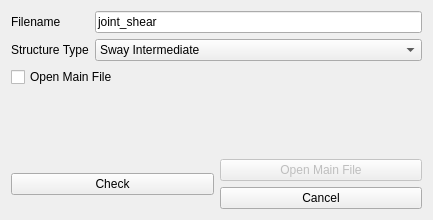
<?xml version="1.0" encoding="UTF-8"?>
<ui version="4.0">
 <class>about</class>
 <widget class="QDialog" name="about">
  <property name="windowModality">
   <enum>Qt::NonModal</enum>
  </property>
  <property name="geometry">
   <rect>
    <x>0</x>
    <y>0</y>
    <width>433</width>
    <height>220</height>
   </rect>
  </property>
  <property name="windowTitle">
   <string>Joint Shear</string>
  </property>
  <property name="windowIcon">
   <iconset resource="../../civiltools.qrc">
    <normaloff>:/civiltools/images/joint_shear.svg</normaloff>:/civiltools/images/joint_shear.svg</iconset>
  </property>
  <property name="modal">
   <bool>false</bool>
  </property>
  <layout class="QVBoxLayout" name="verticalLayout">
   <item>
    <layout class="QFormLayout" name="formLayout">
     <item row="0" column="0">
      <widget class="QLabel" name="label">
       <property name="text">
        <string>Filename</string>
       </property>
      </widget>
     </item>
     <item row="0" column="1">
      <widget class="QLineEdit" name="filename">
       <property name="text">
        <string>joint_shear</string>
       </property>
      </widget>
     </item>
     <item row="1" column="0">
      <widget class="QLabel" name="label_3">
       <property name="enabled">
        <bool>true</bool>
       </property>
       <property name="text">
        <string>Structure Type</string>
       </property>
      </widget>
     </item>
     <item row="1" column="1">
      <widget class="QComboBox" name="structure_type_combobox">
       <item>
        <property name="text">
         <string>Sway Intermediate</string>
        </property>
       </item>
       <item>
        <property name="text">
         <string>Sway Special</string>
        </property>
       </item>
      </widget>
     </item>
     <item row="2" column="0" colspan="2">
      <widget class="QCheckBox" name="open_main_file">
       <property name="text">
        <string>Open Main File</string>
       </property>
      </widget>
     </item>
    </layout>
   </item>
   <item>
    <layout class="QGridLayout" name="gridLayout">
     <item row="0" column="1">
      <widget class="QPushButton" name="open_main_file_button">
       <property name="enabled">
        <bool>false</bool>
       </property>
       <property name="text">
        <string>Open Main File</string>
       </property>
       <property name="icon">
        <iconset resource="../../civiltools.qrc">
         <normaloff>:/civiltools/images/etabs.png</normaloff>:/civiltools/images/etabs.png</iconset>
       </property>
       <property name="iconSize">
        <size>
         <width>40</width>
         <height>40</height>
        </size>
       </property>
      </widget>
     </item>
     <item row="1" column="1">
      <widget class="QPushButton" name="cancel_button">
       <property name="text">
        <string>Cancel</string>
       </property>
       <property name="icon">
        <iconset resource="../../civiltools.qrc">
         <normaloff>:/civiltools/images/cancel.svg</normaloff>:/civiltools/images/cancel.svg</iconset>
       </property>
       <property name="iconSize">
        <size>
         <width>40</width>
         <height>40</height>
        </size>
       </property>
      </widget>
     </item>
     <item row="0" column="0" rowspan="2">
      <widget class="QPushButton" name="check">
       <property name="text">
        <string>Check</string>
       </property>
       <property name="icon">
        <iconset resource="../../civiltools.qrc">
         <normaloff>:/civiltools/images/tick.svg</normaloff>:/civiltools/images/tick.svg</iconset>
       </property>
       <property name="iconSize">
        <size>
         <width>100</width>
         <height>100</height>
        </size>
       </property>
      </widget>
     </item>
    </layout>
   </item>
  </layout>
 </widget>
 <resources>
  <include location="../../civiltools.qrc"/>
 </resources>
 <connections/>
</ui>
